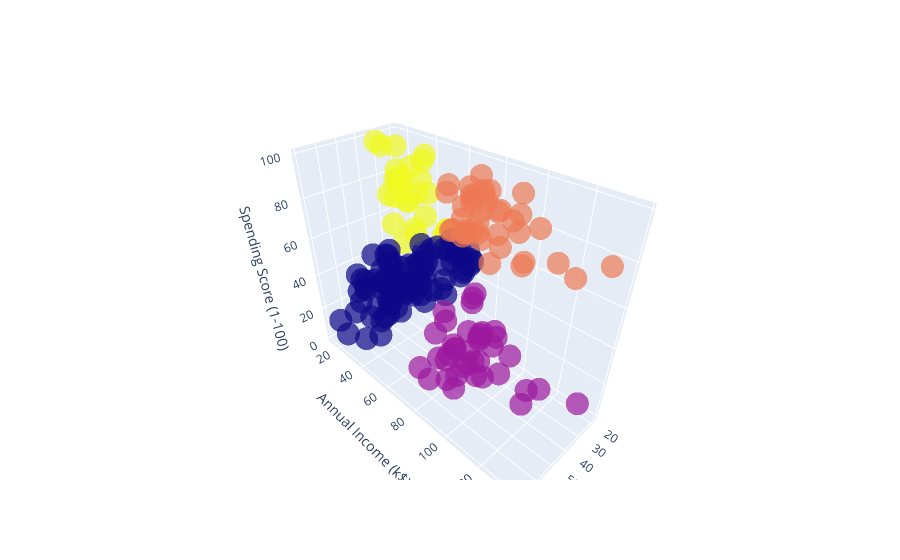

The cell this chart's notebook holds for it:
### Code cell
fig = go.Figure(data=[go.Scatter3d(x=data['Age'], y=data['Annual Income (k$)'], 
                                   z=data['Spending Score (1-100)'],
                                   mode='markers', 
                                   marker=dict(color=label, opacity=0.7))])

fig.update_layout(
    # title='', 
    scene=dict(xaxis_title='Age',
               yaxis_title='Annual Income (k$)',
               zaxis_title='Spending Score (1-100)',),)

fig.show()

### Figure 1 — Plotly figure (JSON) as saved in the notebook; plotly's stock layout.template omitted (floating-point values rounded to 4 significant figures; data arrays with more than 128 entries replaced by an {"elided": "..."} marker saying what was removed)
{"data": [{"marker": {"color": {"elided": "200 int values"}, "opacity": 0.7}, "mode": "markers", "type": "scatter3d", "x": {"elided": "200 int values"}, "y": {"elided": "200 int values"}, "z": {"elided": "200 int values"}}], "layout": {"scene": {"xaxis": {"title": {"text": "Age"}}, "yaxis": {"title": {"text": "Annual Income (k$)"}}, "zaxis": {"title": {"text": "Spending Score (1-100)"}}}}}
